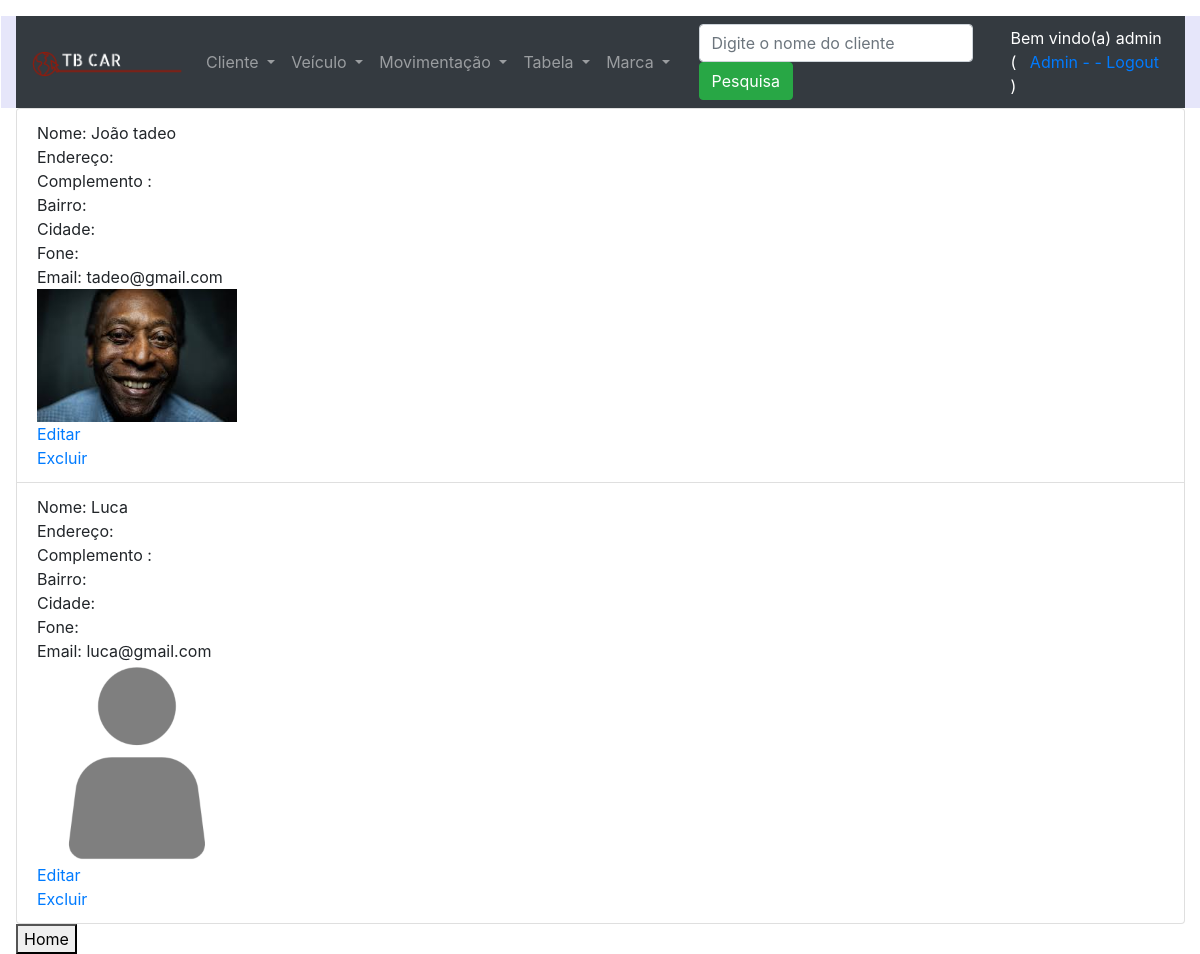
/listagemCliente/ (signed in), run on the app's committed database.
### core/models.py (models this page shows, shortened)
class Cliente(models.Model):
    nome = models.CharField(max_length=100, verbose_name='Nome')
    endereco = models.CharField(max_length=100, blank=True, null=True, verbose_name='Endereço')
    complemento = models.CharField(max_length=50, blank=True, null=True, verbose_name='Complemento')
    bairro = models.CharField(max_length=50, blank=True, null=True, verbose_name='Bairro')
    cidade = models.CharField(max_length=100, blank=True, null=True, verbose_name='Cidade')
    fone = models.CharField(max_length=20, blank=True, null=True, verbose_name='Telefone')
    email = models.EmailField(verbose_name='E-mail')
    foto = models.ImageField(upload_to='cliente_foto', blank=True, null=True, verbose_name=' ')

### core/views.py (the view)
# urls.py: path('listagemCliente/', listagemCliente, name='url_listagem_cliente'),
@login_required
def listagemCliente(request):
    if request.user.is_staff:
        if request.POST and request.POST['input_pesquisa']:
            dados = Cliente.objects.filter(nome__contains=request.POST['input_pesquisa'])
        else:
            dados = Cliente.objects.all()
        contexto = {'dados': dados, 'text_input': 'Digite o nome do cliente','listagem':'listagem'}
        return render(request, 'core/listagem_cliente.html', contexto)
    return render(request, 'aviso.html')

### core/templates/core/listagem_cliente.html (shortened to what this page needs)
{% extends 'base.html' %}
{% load static %}
{% block main %}
<ul class="list-group">
    {% for i in dados %}
    <li class="list-group-item">
        Nome: {{i.nome}} <br>
        Endereço: {% if i.endereco %} {{i.endereco}} {%endif%} <br>
        Complemento : {% if i.complemento %} {{i.complemento}} {%endif%} <br>
        Bairro: {% if i.bairro %} {{i.bairro}} {%endif%} <br>
        Cidade: {% if i.cidade %} {{i.cidade}} {%endif%} <br>
        Fone: {% if i.fone %} {{i.fone}} {%endif%} <br>
        Email: {% if i.email %} {{i.email}} {%endif%} <br>
        {% if i.foto %}
        <img src="{{ i.foto.url }}" width="200"> <br>
        {% else %}
        <img src="{% static 'perfil_generico.png' %}" width="200"> <br>
        {% endif %}
        <a href="{% url 'url_altera_cliente' i.id %}">Editar</a><br>
        <a href="{% url 'url_exclui_cliente' i.id %}">Excluir</a><br>
    </li>
    {% endfor %}
</ul>
<button onclick="window.location.href='/'">Home</button>
{% endblock %}

### templates/base.html (shortened to what this page needs)
<!DOCTYPE html>
{% load static %}
<html lang="en">
<head>
    <link rel="stylesheet" href="https://cdn.jsdelivr.net/npm/bootstrap@4.6.2/dist/css/bootstrap.min.css"
>
</head>
<body>
<div class="container-fluid pt-3 pl-3 ">
    <div class="row p=0" align="left">
        <div class="col-12" style="background-color:lavender;">
            <nav class="navbar navbar-expand-md bg-dark navbar-dark">
                <a class="navbar-brand" href="/">
                    <img src="{% static 'logotbcar.png'%}" alt="logo" style="width:150px;">
                </a>
                <div class="row w-100 collapse navbar-collapse" id="collapsibleNavbar">
                    <div class="col-6">
                        <ul class="navbar-nav">
                            <li class="nav-item dropdown">
                                <a class="nav-link dropdown-toggle" href="#" id="navbardrop" data-toggle="dropdown">
                                    Cliente
                                </a>
                            </li>
                            <li class="nav-item dropdown">
                                <a class="nav-link dropdown-toggle" href="#" id="navbardrop1" data-toggle="dropdown">
                                    Veículo
                                </a>
                            </li>
                            <li class="nav-item dropdown">
                                <a class="nav-link dropdown-toggle" href="#" id="navbardrop2" data-toggle="dropdown">
                                    Movimentação
                                </a>
                            </li>
                            <li class="nav-item dropdown">
                                <a class="nav-link dropdown-toggle" href="#" id="navbardrop3" data-toggle="dropdown">
                                    Tabela
                                </a>
                            </li>
                            <li class="nav-item dropdown">
                                <a class="nav-link dropdown-toggle" href="#" id="navbardrop4" data-toggle="dropdown">
                                    Marca
                                </a>
                            </li>
                        </ul>
                    </div>
                    {% if listagem %}
                        <div class="col">
                            <form class="form-inline" method="post">
                                <input class="form-control mr-sm-2" type="text" placeholder="{{ text_input }}"
                                       name="input_pesquisa">
                                <button class="btn btn-success" type="submit">Pesquisa</button>
                            </form>
                        </div>
                    {% endif %}
                    <div class="col text-white">
                        {% if user.get_username %}
                        Bem vindo(a) {{ user.get_username}} ( &nbsp;
                        <a href="/dmin/">Admin -</a>
                        <a href="/accounts/logout/">- Logout</a> )
                        {% else %}
                        Usuário(a) não autenticado(a) (
                        <a href="/accounts/login/">Login</a>
                        <a href="/accounts/registrar/">Registrar</a> )
                        {% endif %}
                    </div>
                    </div>
            </nav>
        </div>
    </div>
{% block main %}
{% endblock %}
</div>
</body>
</html>

### data on the page
Cliente: nome "João tadeo", email "tadeo@gmail.com", foto (picture)
Cliente: nome "Luca", email "luca@gmail.com"

### other printed values
{{ user.get_username }} "admin"
